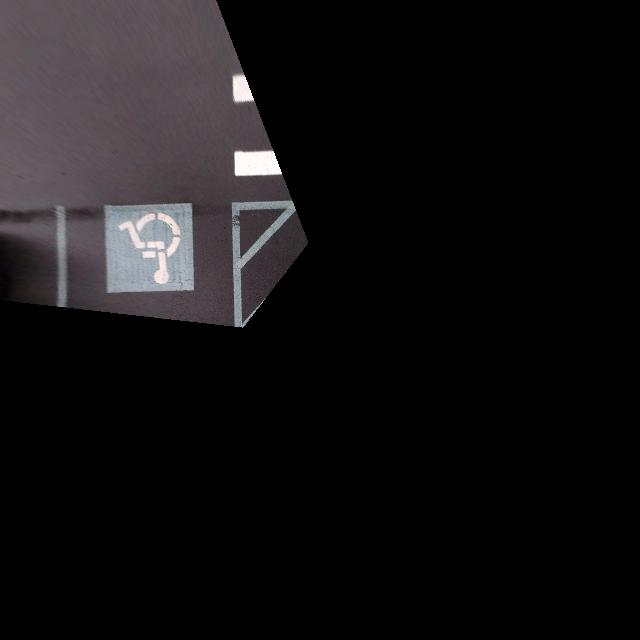
#> input picture data/test1.jpg, 640 x 640 px
$ python radiusMatch.py
#> lines starting #> are read from the running program, lines starting #| are printed output that depends on the picture; after the words box and inside, x2 and y2 are one past the last pixel; in counts of white or black regions, pixels touching at a corner belong together
### blend.py
import cv2
import numpy as np
from scipy import ndimage
import matplotlib.pyplot as plt

def helperBlendImages(I1, I2):

    # Identify the image regions in the two images by masking out the black regions.
    mask1 = I1.sum(axis=2)
    mask1 = (mask1 > 0).astype(int)

    mask2 = I2.sum(axis=2)
    mask2 = (mask2 > 0).astype(int)

    maskc = ((mask1 + mask2) // 2).astype(bool) # overlap region

    # Compute alpha values that are proportional to the center seam of the two images.
    alpha1 = (np.ones(mask1.shape, dtype=np.uint8))
    alpha2 = (np.ones(mask2.shape, dtype=np.uint8))

    edge1 = edge(mask1)

    if np.amin(edge1) == 0 and np.amax(edge1) == 0:
        dist1 = np.ones(edge1.shape)*np.inf

    else:
        dist1 = ndimage.distance_transform_edt(1 - edge1)

    edge2 = edge(mask2)
    dist2 = ndimage.distance_transform_edt(1 - edge2)

    alpha1[maskc] = dist1[maskc] >  dist2[maskc]
    alpha2[maskc] = dist1[maskc] <= dist2[maskc]

    alpha1 = alpha1[..., np.newaxis]
    alpha2 = alpha2[..., np.newaxis]

    outputImage = (alpha1*I1 + alpha2*I2).astype(np.uint8)
    # cv2.imshow("output", outputImage)
    # cv2.waitKey()
    return outputImage

def edge(I):
    kernel = np.ones((7,7), np.uint8)
    map = I - cv2.erode(I.astype(np.uint8), kernel=kernel, iterations=1)
    return map


# 0 0 0 0
# 0 0 1 1
# 0 0 0 0


# 0 0 0 0
# 0 1 1 0
# 0 0 0 0

### radiusMatch.py
import numpy as np
import heapq
from numpy.__config__ import show
from numpy.core.fromnumeric import shape
import cv2 as cv
from matplotlib import pyplot as plt
from blend import *


def main():

    img1_color = cv.imread('./data/test1.jpg') # queryImage
#> img1_color is the input picture: shape (640, 640, 3); mean B, G, R 18.9, 17.9, 19.5
    img2_color = cv.imread('./data/test8.jpg') # trainImage (Reference)
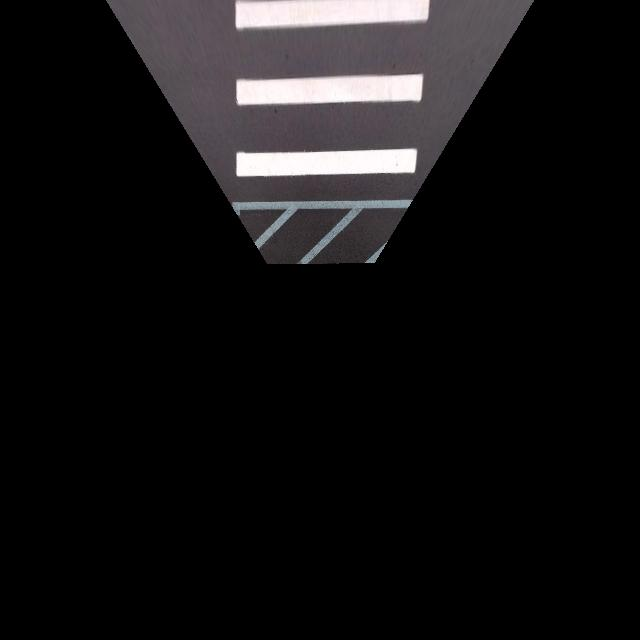
#> input picture data/test8.jpg, 640 x 640 px
#> img2_color is the input picture: shape (640, 640, 3); mean B, G, R 19.8, 19, 20.2
    helperBlendImages(img1_color, img2_color)
#> in helperBlendImages, `mask1 = I1.sum(axis=2)`: mask1: shape (640, 640) uint64; 759 distinct labels, from 0 to 764
#> in helperBlendImages, `mask1 = (mask1 > 0).astype(int)`:
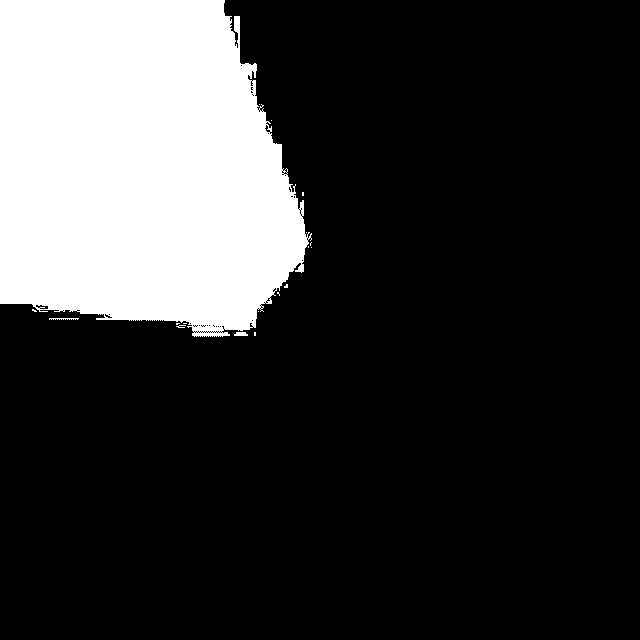
#> mask1: shape (640, 640) int64; values 0 (black) and 1 (white), 21.2% white; 18 white regions (15 under 20 px), largest, box (x1, y1, x2, y2) and area: (0, 0, 312, 337) 86702, (234, 332, 248, 336) 48, (49, 318, 79, 320) 45
#> in helperBlendImages, `mask2 = I2.sum(axis=2)`: mask2: shape (640, 640) uint64; 742 distinct labels, from 0 to 764
#> in helperBlendImages, `mask2 = (mask2 > 0).astype(int)`: mask2: shape (640, 640) int64; values 0 (black) and 1 (white), 18% white; 30 white regions (29 under 20 px), largest, box (x1, y1, x2, y2) and area: (104, 0, 536, 273) 73639
#> in helperBlendImages, `maskc = ((mask1 + mask2) // 2).astype(bool)`: maskc: shape (640, 640) bool; 5.8% white; 21 white regions (20 under 20 px), largest, box (x1, y1, x2, y2) and area: (104, 0, 312, 273) 23880
#> in edge, `map = I - cv2.erode(I.astype(np.uint8), kernel=kernel, iterations=1)`: map: shape (640, 640) int64; values 0 (black) and 1 (white), 0.86% white; 18 white regions (15 under 20 px), largest, box (x1, y1, x2, y2) and area: (0, 0, 312, 337) 3351, (234, 332, 248, 336) 48, (49, 318, 79, 320) 45
#> in edge (call 2), `map = I - cv2.erode(I.astype(np.uint8), kernel=kernel, iterations=1)`: map: shape (640, 640) int64; values 0 (black) and 1 (white), 0.94% white; 30 white regions (29 under 20 px), largest, box (x1, y1, x2, y2) and area: (104, 0, 536, 273) 3736
#> in helperBlendImages, `alpha1[maskc] = dist1[maskc] >  dist2[maskc]`: alpha1: shape (640, 640); values 0 (black) and 1 (white), 97.3% white; 8 black regions (7 under 20 px), largest, box (x1, y1, x2, y2) and area: (170, 0, 312, 273) 11123
#> in helperBlendImages, `alpha2[maskc] = dist1[maskc] <= dist2[maskc]`: alpha2: shape (640, 640); values 0 (black) and 1 (white), 96.9% white; 14 black regions (13 under 20 px), largest, box (x1, y1, x2, y2) and area: (104, 0, 293, 273) 12757
    img1 = cv.cvtColor(img1_color, cv.COLOR_BGR2GRAY) # queryImage
    img2 = cv.cvtColor(img2_color, cv.COLOR_BGR2GRAY) # trainImage (Reference)

    h,w = img1.shape
#> h = 640; w = 640

    # Initiate KAZE detector
    kaze = cv.KAZE_create()

    # find the keypoints and descriptors with KAZE
    # keyPoint object & float array
    kp1, des1 = kaze.detectAndCompute(img1,None)
#> kp1 = 165 keypoints; strongest (x, y, size): (237, 89, 17.8), (265, 162, 17.9), (243, 96, 33.9), (243, 94, 9.9)
    kp2, des2 = kaze.detectAndCompute(img2,None)
#> kp2 = 105 keypoints; strongest (x, y, size): (397, 166, 29.5), (408, 87, 18.4), (410, 165, 29.6), (260, 86, 30.4)

    # Set radius:
    radius         = 100
    matchThreshold = 10
    maxRatio       = 0.6
    confidence     = 99.9
    maxDistance    = 2
    maxNumTrials   = 2000

    # Convert images to grayscale
    matches = radiusMatch(des1, des2, kp2, kp1, radius, matchThreshold, maxRatio)

    kp1_test = [kp1[match[0]] for match in matches]
    kp2_test = [kp2[match[1]] for match in matches]
    img1_kaze = cv.drawKeypoints(img1_color, kp1_test, None, (255,0,0),cv2.DRAW_MATCHES_FLAGS_DRAW_RICH_KEYPOINTS)
    img2_kaze = cv.drawKeypoints(img2_color, kp2_test, None, (255,0,0),cv2.DRAW_MATCHES_FLAGS_DRAW_RICH_KEYPOINTS)

    # [8 lines of commented-out code are left out]
    src_pts =  np.float32([ kp1[match[0]].pt for match in matches ]).reshape(-1,1,2)
    dst_pts =  np.float32([ kp2[match[1]].pt for match in matches ]).reshape(-1,1,2)

    M, mask = cv.findHomography(src_pts, dst_pts, cv.RANSAC,5.0)
    # [7 lines of commented-out code are left out]

    transformed_img = cv.warpPerspective(img1_color,
                    M, (w, h))

    helperBlendImages( transformed_img,img2_color )
    # [6 lines of commented-out code are left out]

    return 0


# Output:
# indexPairs    : Px2 matrix - indices of each pair of keypoints (in order of kp1, kp2)
# matchMetrics  : Px1 matrix - distance between each pair of match SAD (absolute difference) or SSD (squared difference)

def radiusMatch(feature1, feature2, point2, centerPoints, radius, matchThreshold, maxRatio):

#> called with radius = 100, matchThreshold = 10, maxRatio = 0.6
    numCenter  = len(centerPoints)
#> numCenter = 165
    numPoints2 = len(point2)
#> numPoints2 = 105

    matchThreshold = matchThreshold*0.01*4

    # outputClass is np.float32 or anything

    # Normalize features to unit vector

    for i in range(numCenter):
        feature1[i] = feature1[i] / np.linalg.norm(feature1[i])

    for i in range(numPoints2):
        feature2[i] = feature2[i] / np.linalg.norm(feature2[i])

    # Derive coordinates of each keypoints
    point1Location = np.zeros((numCenter, 2))
    point2Location = np.zeros((numPoints2, 2))

    for i in range(numCenter):
        point1Location[i][0] = centerPoints[i].pt[0]
        point1Location[i][1] = centerPoints[i].pt[1]
#> after the loop, point1Location = 165 pairs, first value 21.68 to 301.5, second value 38.51 to 343.4


    for i in range(numPoints2):
        point2Location[i][0] = point2[i].pt[0]
        point2Location[i][1] = point2[i].pt[1]
#> after the loop, point2Location = 105 pairs, first value 140.1 to 514.9, second value 16.5 to 273.2

    # print("num point 1:", len(point1Location), "\nnum point 2:", len(point2Location))

    # Find all possible distances
    allDist = allSpatialDist(point1Location, point2Location)
#> in allSpatialDist, `numPoint1 = len(points1)`: numPoint1 = 165
#> in allSpatialDist, `numPoint2 = len(points2)`: numPoint2 = 105
#> after the loop in allSpatialDist, `for i in range(numPoint1):`:
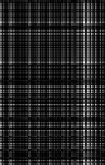
#> allDist: shape (165, 105) float64; min 0.0128, max 267244.4, mean 38565.8; drawn with min black and max white
    # print("dist matrix:", allDist.shape)

    # Distances within radius
    inRadius = allDist <= radius**2
#> inRadius: shape (165, 105) bool; 20.5% white in thin lines or dots

    # Find strong matches
    matchScores = np.zeros((numCenter, numPoints2)) # SSD(feature1, feature2)

    for i in range(numCenter):
        for j in range(numPoints2):
            matchScores[i][j] = SSD(feature1[i], feature2[j])
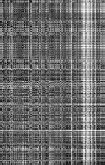
#> matchScores: shape (165, 105) float64; min 0.0291, max 1.84, mean 0.799; drawn with min black and max white

    # Boolean array numCenter x numPoints2
    isStrongMatch = matchScores <= matchThreshold
#> isStrongMatch: shape (165, 105) bool; 5.2% white in thin lines or dots

    trial = inRadius & isStrongMatch
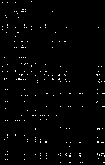
#> trial: shape (165, 105) bool; 1.6% white in thin lines or dots
    # print(matchScores[trial].shape)

    indexPairs = np.zeros((numCenter, 2)).astype(np.uint32) # Careful with 0, it might be used for index
    indicesPoint2 = np.arange(numPoints2)
#> indicesPoint2 = 105 values from 0 to 104

    for centerIdx in range(numCenter):
        neighborIdxLogical = inRadius[centerIdx]
        candidateScores    = matchScores[centerIdx][neighborIdxLogical]
        neighborIdxLinear  = indicesPoint2[neighborIdxLogical]

        if len(neighborIdxLinear) == 1:
            matchIndex = neighborIdxLinear[0]

        elif len(neighborIdxLinear) > 1:
            # Pick top 2 for Lowe's ratio test
            # print("scores", candidateScores)
            # print("index ", neighborIdxLinear)
            # print(len(candidateScores), len(neighborIdxLinear))

            topTwo = heapq.nsmallest(2,range(len(candidateScores)), key=candidateScores.__getitem__) # index of array candidateScores
            topTwoIndices = np.array([neighborIdxLinear[topTwo[0]], neighborIdxLinear[topTwo[1]]])
            topTwoMetrics = np.array([candidateScores[topTwo[0]], candidateScores[topTwo[1]]]) # index of true keypoints

            # print(topTwoIndices)
            # print(topTwoMetrics)
            # print("\n\n ================================================================= \n\n")

            matchIndex = topTwoIndices[0]

            # Ratio test
            if topTwoMetrics[1] < 1e-6:
                ratio = float(1)

            else:
                ratio = topTwoMetrics[0] / topTwoMetrics[1]
                #print(ratio)

            if ratio > maxRatio:
                continue  # Ambiguous match

        else:
            matchIndex = 0 # for codegen
            continue # no match found

        if isStrongMatch[centerIdx][matchIndex]:
            indexPairs[centerIdx][0] = centerIdx
            indexPairs[centerIdx][1] = matchIndex
#> this loop made 165 passes
#> (candidateScores, neighborIdxLinear, topTwo, topTwoIndices, topTwoMetrics, matchIndex, ratio) on passes 7, 8, 15, 19, 20: ([0.842, 0.806, 0.774, 0.897], [46, 66, 98, 101], [2, 1], [98, 66], [0.774, 0.806], 98, 0.961), ([0.734, 1.14, 1.33, 0.997, 1.08, 1.01, 1.19], [15, 46, 60, 66, 94, 98, 101], [0, 3], [15, 66], [0.734, 0.997], 15, 0.737), ([0.79, 1, 0.614, 0.829], [46, 60, 66, 101], [2, 0], [66, 46], [0.614, 0.79], 66, 0.778), ([0.586, 0.684, 0.642], [46, 60, 101], [0, 2], [46, 101], [0.586, 0.642], 46, 0.914), ([0.636, 0.635, 0.782, 0.854, 0.705, 0.819], [15, 40, 46, 60, 66, 101], [1, 0], [40, 15], [0.635, 0.636], 40, 0.998)
#> (neighborIdxLinear, topTwo, topTwoIndices, topTwoMetrics, matchIndex, ratio) on passes 16, 17, 21, 24, 25, 26: ([5, 7, 15, 17, 24, 40, 45, 46, 60, 66, 98, 101], [0, 3], [5, 17], [0.397, 0.477], 5, 0.832), ([5, 7, 15, 17, 22, 24, 40, 45, 46, 60, 66, 98, 101], [4, 7], [22, 45], [0.459, 0.478], 22, 0.96), ([5, 7, 15, 17, 24, 40, 45, 46, 60, 66, 98, 101], [2, 6], [15, 45], [0.631, 0.65], 15, 0.971), ([7, 21, 22, 24, 25, 27, 35, 45, 56, 60, 69, 70, 104], [5, 4], [27, 25], [0.447, 0.45], 27, 0.993), ([7, 22, 24, 27, 35, 45, 60, 69, 70, 104], [0, 2], [7, 24], [0.0915, 0.13], 7, 0.705), ([7, 22, 24, 27, 35, 45, 60, 69, 70, 104], [0, 2], [7, 24], [0.168, 0.212], 7, 0.793)
#> after the loop, indexPairs = 165 pairs, first value 0 to 128, second value 0 to 97


    result = indexPairs[np.where((indexPairs[:,0]!= 0) & (indexPairs[:,1]!= 0))]
#> result = [[1, 31], [26, 31], [32, 18], [41, 21], [45, 22], [65, 31], [71, 2], [82, 37], [127, 60], [128, 97]]
    # print(indexPairs)
    # print("=================")
    # print(result)

    # Check match uniqueness is implemented later since number of matches
    # are insufficient for homography matrix generation (>= 4 matches)

    return result


def SSD(point1, point2):
    return np.sum((point2 - point1)**2)


def allSpatialDist(points1, points2):
    numPoint1 = len(points1)
    numPoint2 = len(points2)
    allDist = np.zeros((numPoint1, numPoint2))

    for i in range(numPoint1):
        for j in range(numPoint2):
            allDist[i][j] = SSD(points1[i], points2[j])

    return allDist


if __name__ == "__main__":
    main()
#> in main, `matches = radiusMatch(des1, des2, kp2, kp1, radius, matchThreshold, ma..`: matches has the same summary as result in radiusMatch
#> in main, `kp1_test = [kp1[match[0]] for match in matches]`: kp1_test = 10 keypoints; (x, y, size): (241, 168, 10.2), (292, 179, 25.1), (237, 98, 3.3), (202, 325, 36.3), (236, 231, 5.9), (278, 212, 5.9), (247, 148, 7.4), (246, 149, 5.9), (277, 225, 5.9), (188, 222, 7.6)
#> in main, `kp2_test = [kp2[match[1]] for match in matches]`: kp2_test = 10 keypoints; (x, y, size): (240, 163, 36.3), (243, 97, 10.1), (235, 236, 29.5), (278, 212, 6), (248, 150, 6.7), (248, 150, 6.7), (248, 150, 6.7), (268, 233, 5.8), (277, 225, 5.8), (247, 150, 3.6)
#> in main, `src_pts =  np.float32([ kp1[match[0]].pt for match in matches ]).resha..`: src_pts = [[236.5, 98.13], [246.2, 148.6], [277.6, 212], [276.5, 225], [235.7, 230.6], [247, 148.4], [188.1, 221.9], [241.3, 168.2], [201.6, 325.1], [292.3, 178.9]]
#> in main, `dst_pts =  np.float32([ kp2[match[1]].pt for match in matches ]).resha..`: dst_pts = [[248, 149.6], [248, 149.6], [278.1, 212.4], [276.5, 225.3], [267.8, 232.6], [248, 149.6], [247, 150.4], [243.2, 97.24], [234.8, 236.4], [239.9, 163.3]]
#> in main, `M, mask = cv.findHomography(src_pts, dst_pts, cv.RANSAC,5.0)`: M = [[-0.588, -0.393, 247.3], [-0.355, -0.235, 149.1], [-0.00238, -0.00159, 1]]; mask = [1, 1, 1, 0, 0, 1, 1, 0, 1, 0]
#> in helperBlendImages (call 2), `mask1 = (mask1 > 0).astype(int)`: mask1: shape (640, 640) int64; values 0 (black) and 1 (white), 32% white; 2 white regions, box (x1, y1, x2, y2) and area: (165, 150, 640, 640) 119952, (123, 0, 272, 147) 11021
#> in helperBlendImages (call 2), `maskc = ((mask1 + mask2) // 2).astype(bool)`: maskc: shape (640, 640) bool; 4.2% white; 3 white regions (1 under 20 px), largest, box (x1, y1, x2, y2) and area: (123, 0, 272, 147) 11021, (235, 150, 347, 273) 6310
#> in edge (call 3), `map = I - cv2.erode(I.astype(np.uint8), kernel=kernel, iterations=1)`: map: shape (640, 640) int64; values 0 (black) and 1 (white), 3.1% white; 2 white regions, box (x1, y1, x2, y2) and area: (165, 150, 640, 640) 11176, (123, 0, 272, 147) 1590
#> in helperBlendImages (call 2), `alpha1[maskc] = dist1[maskc] >  dist2[maskc]`: alpha1: shape (640, 640); values 0 (black) and 1 (white), 96.4% white; 2 black regions, box (x1, y1, x2, y2) and area: (123, 0, 272, 147) 11021, (235, 150, 347, 266) 3733
#> in helperBlendImages (call 2), `alpha2[maskc] = dist1[maskc] <= dist2[maskc]`:
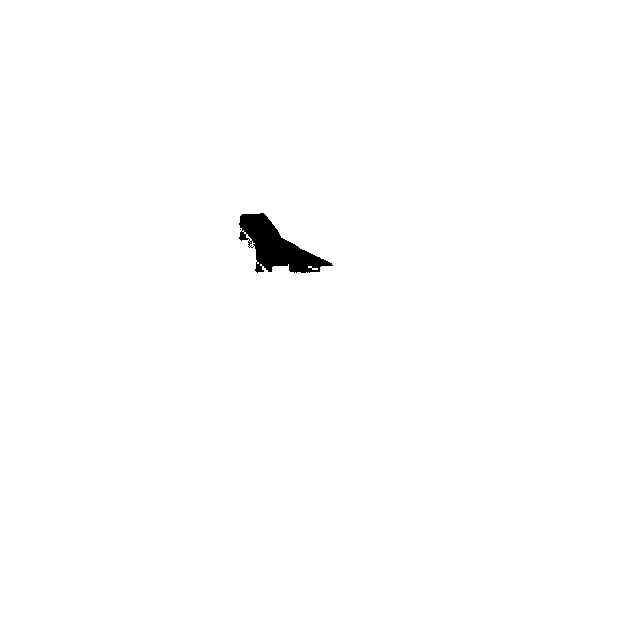
#> alpha2: shape (640, 640); values 0 (black) and 1 (white), 99.4% white; 2 black regions (1 under 20 px), largest, box (x1, y1, x2, y2) and area: (239, 213, 333, 273) 2577
#> in helperBlendImages (call 2), `outputImage = (alpha1*I1 + alpha2*I2).astype(np.uint8)`:
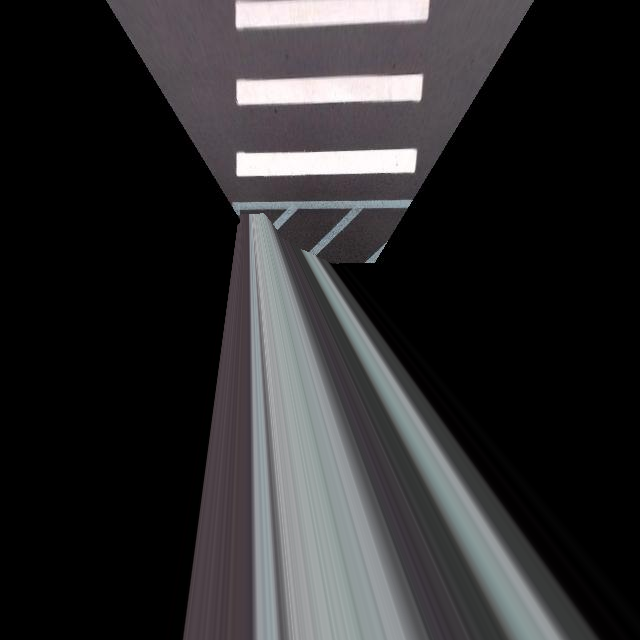
#> outputImage: shape (640, 640, 3); mean of channels 0, 1, 2 45.5, 44.2, 45.1; drawn as B, G, R
